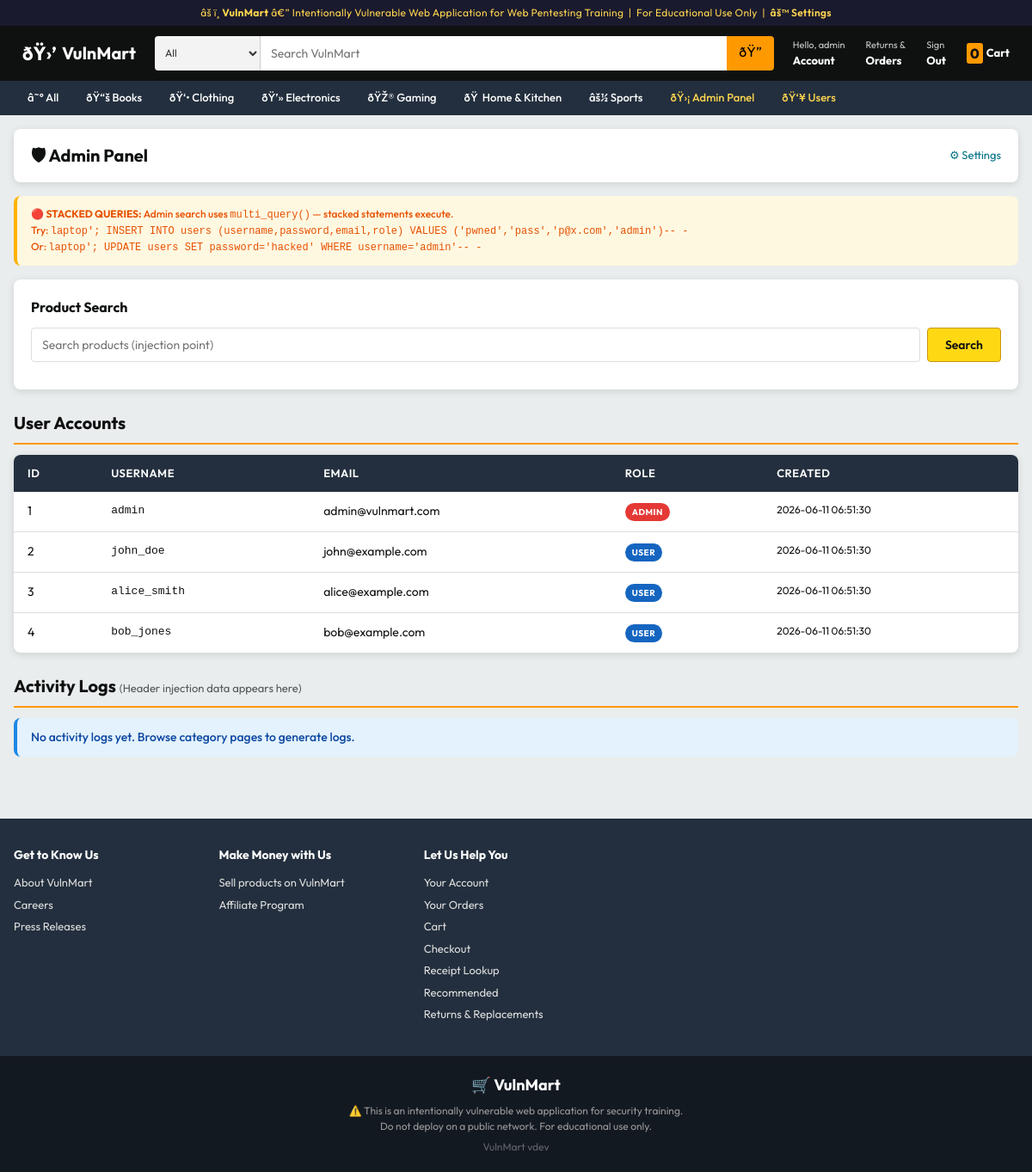
/admin/index.php (signed in), run on the app's committed database.
### tables this page shows
CREATE TABLE categories (
    id INT AUTO_INCREMENT PRIMARY KEY,
    name VARCHAR(50) NOT NULL,
    slug VARCHAR(50) UNIQUE NOT NULL,
    icon VARCHAR(10)
);

CREATE TABLE users (
    id INT AUTO_INCREMENT PRIMARY KEY,
    username VARCHAR(255) UNIQUE NOT NULL,
    password VARCHAR(255) NOT NULL,
    email VARCHAR(100) UNIQUE NOT NULL,
    full_name VARCHAR(100),
    address TEXT,
    phone VARCHAR(20),
    role ENUM('user', 'admin') DEFAULT 'user',
    created_at TIMESTAMP DEFAULT CURRENT_TIMESTAMP
);

### src/config.php (called while the page is built, shortened)
<?php
function getDifficulty(string $page): string {
    try {
        $conn = getDB();
        $stmt = $conn->prepare("SELECT difficulty FROM settings WHERE page = ?");
        $stmt->bind_param("s", $page);
        $stmt->execute();
        $res = $stmt->get_result();
        if ($row = $res->fetch_assoc()) return $row['difficulty'];
    } catch (Exception $e) {}
    return 'low';
}
function isLoggedIn(): bool {
    return isset($_SESSION['user_id']);
}
function isAdmin(): bool {
    return isset($_SESSION['role']) && $_SESSION['role'] === 'admin';
}

### src/includes/db.php (called while the page is built, shortened)
<?php
require_once __DIR__ . '/../config.php';
function getDB(): mysqli {
    static $conn = null;
    if ($conn === null) {
        $conn = new mysqli(DB_HOST, DB_USER, DB_PASS, DB_NAME);
        $conn->set_charset("utf8mb4");
    }
    return $conn;
}

### src/admin/index.php (the view, shortened to what this page needs)
<?php
require_once __DIR__ . '/../config.php';
require_once __DIR__ . '/../includes/db.php';
$conn      = getDB();
$diff      = getDifficulty('admin');
$logResult = [];
$users = [];
$res = $conn->query("SELECT id, username, email, role, created_at FROM users ORDER BY id");
if ($res) while ($r = $res->fetch_assoc()) $users[] = $r;
include __DIR__ . '/../includes/header.php';
?>
<div class="page-header">
    <h1>🛡 Admin Panel</h1>
    <div style="display:flex;align-items:center;gap:12px;">
        <a href="/admin/settings.php" style="color:#007185;font-size:13px;white-space:nowrap;">⚙ Settings</a>
    </div>
</div>
<?php if ($diff === 'low'): ?>
<div class="alert alert-warning" style="font-size:12px;">
    🔴 <strong>STACKED QUERIES:</strong> Admin search uses <code>multi_query()</code> — stacked statements execute.<br>
    Try: <code>laptop'; INSERT INTO users (username,password,email,role) VALUES ('pwned','pass','p@x.com','admin')-- -</code><br>
    Or: <code>laptop'; UPDATE users SET password='hacked' WHERE username='admin'-- -</code>
</div>
<?php elseif (showHints() && $diff === 'medium'): ?>
<div class="alert alert-warning" style="font-size:12px;">
    🟠 <strong>MEDIUM:</strong> Stacked queries blocked (single query only). Try UNION: <code>%' UNION SELECT 1,username,password,4,5,6,7,8,9,10,11 FROM users-- -</code>
</div>
<?php endif; ?>
<div style="background:var(--card-bg);border-radius:var(--radius);box-shadow:var(--shadow);padding:20px;margin-bottom:20px;">
    <h2 style="font-size:16px;font-weight:700;margin-bottom:12px;">Product Search</h2>
    <form method="POST" style="display:flex;gap:8px;margin-bottom:12px;">
        <input type="text" name="admin_search" placeholder="Search products (injection point)"
               value="<?= htmlspecialchars($_POST['admin_search'] ?? '') ?>"
               style="flex:1;padding:8px 12px;border:1px solid var(--border);border-radius:4px;font-family:inherit;font-size:14px;">
        <button type="submit" class="btn btn-primary" style="width:auto;">Search</button>
    </form>
</div>
<div style="margin-bottom:20px;">
    <div class="section-header"><h2 class="section-title">User Accounts</h2></div>
    <table class="data-table">
        <thead><tr><th>ID</th><th>Username</th><th>Email</th><th>Role</th><th>Created</th></tr></thead>
        <tbody>
            <?php foreach ($users as $u): ?>
            <tr>
                <td><?= $u['id'] ?></td>
                <td style="font-family:monospace;font-size:13px;<?= strlen($u['username'])>20?'color:#C62828;':'' ?>"><?= htmlspecialchars($u['username']) ?></td>
                <td><?= htmlspecialchars($u['email']) ?></td>
                <td><span class="diff-badge" style="background:<?= $u['role']==='admin'?'#E53935':'#1565C0' ?>"><?= $u['role'] ?></span></td>
                <td style="font-size:12px;"><?= $u['created_at'] ?></td>
            </tr>
            <?php endforeach; ?>
        </tbody>
    </table>
</div>
<div>
    <div class="section-header">
        <h2 class="section-title">Activity Logs <span style="font-size:13px;font-weight:400;color:var(--text-muted);">(Header injection data appears here)</span></h2>
    </div>
    <?php if (!empty($logResult)): ?>
    <table class="data-table">
        <thead><tr><th>#</th><th>IP Address</th><th>User Agent / Injected Data</th><th>Page</th><th>Time</th></tr></thead>
        <tbody>
            <?php foreach ($logResult as $log): ?>
            <tr>
                <td><?= $log['id'] ?></td>
                <td style="font-family:monospace;font-size:12px;<?= strlen($log['ip_address'])>20?'color:#C62828;font-weight:600;':'' ?>">
                    <?= htmlspecialchars($log['ip_address']) ?>
                </td>
                <td style="font-size:12px;font-family:monospace;max-width:400px;word-break:break-all;<?= strlen($log['user_agent'])>200?'color:#C62828;':'' ?>">
                    <?= htmlspecialchars($log['user_agent']) ?>
                </td>
                <td><?= htmlspecialchars($log['page']) ?></td>
                <td style="font-size:11px;"><?= $log['created_at'] ?></td>
            </tr>
            <?php endforeach; ?>
        </tbody>
    </table>
    <?php else: ?>
    <div class="alert alert-info">No activity logs yet. Browse category pages to generate logs.</div>
    <?php endif; ?>
</div>
<?php include __DIR__ . '/../includes/footer.php'; ?>

### src/includes/header.php (shortened to what this page needs)
<?php
require_once __DIR__ . '/../includes/db.php';
$_cat_icons = [
    'books'        => 'ðŸ“š',
    'clothing'     => 'ðŸ‘•',
    'electronics'  => 'ðŸ’»',
    'gaming'       => 'ðŸŽ®',
    'home-kitchen' => 'ðŸ ',
    'sports'       => 'âš½',
];
$_categories = [];
$_cats = getDB()->query("SELECT * FROM categories ORDER BY name");
if ($_cats) {
    while ($r = $_cats->fetch_assoc()) {
        $r['icon'] = $_cat_icons[$r['slug']] ?? '';
        $_categories[] = $r;
    }
}
?>
<!DOCTYPE html>
<html lang="en">
<head>
    <link rel="stylesheet" href="/assets/css/style.css">
</head>
<body>
<div class="training-banner">
    âš ï¸ <strong>VulnMart</strong> â€” Intentionally Vulnerable Web Application for Web Pentesting Training &nbsp;|&nbsp; For Educational Use Only
    <?php if (isAdmin()): ?>
    &nbsp;|&nbsp; <a href="/admin/settings.php" style="color:#FFD54F;font-weight:600;">âš™ Settings</a>
    <?php endif; ?>
</div>
<header class="site-header">
    <div class="header-inner">
        <a href="/" class="site-logo">
            <span class="logo-icon">ðŸ›’</span>
            <span>VulnMart</span>
        </a>
        <form action="/search.php" method="GET" class="header-search">
            <select name="cat" class="search-cat-select">
                <option value="">All</option>
            </select>
            <input type="text" name="q" placeholder="Search VulnMart"
                   value="<?= isset($_GET['q']) ? htmlspecialchars($_GET['q']) : '' ?>"
                   class="search-input" autocomplete="off">
            <button type="submit" class="search-btn">ðŸ”</button>
        </form>
        <div class="header-actions">
            <?php if (isLoggedIn()): ?>
            <a href="/profile.php" class="header-action-link">
                <span class="action-label">Hello, <?= htmlspecialchars($_SESSION['username']) ?></span>
                <span class="action-main">Account</span>
            </a>
            <a href="/orders.php" class="header-action-link">
                <span class="action-label">Returns &amp;</span>
                <span class="action-main">Orders</span>
            </a>
            <a href="/logout.php" class="header-action-link">
                <span class="action-label">Sign</span>
                <span class="action-main">Out</span>
            </a>
            <?php endif; ?>
            <a href="/cart.php" class="header-cart">
                <span class="cart-qty"><?= array_sum($_SESSION['cart'] ?? []) ?></span>
                <span>Cart</span>
            </a>
        </div>
    </div>
</header>
<nav class="cat-nav">
    <div class="cat-nav-inner">
        <a href="/" class="cat-nav-link">â˜° All</a>
        <?php foreach ($_categories as $c): ?>
        <a href="/category.php?slug=<?= htmlspecialchars($c['slug']) ?>" class="cat-nav-link">
            <?= $c['icon'] ?> <?= htmlspecialchars($c['name']) ?>
        </a>
        <?php endforeach; ?>
        <?php if (isAdmin()): ?>
        <a href="/admin/index.php" class="cat-nav-link cat-nav-admin">ðŸ›¡ Admin Panel</a>
        <a href="/admin/users.php" class="cat-nav-link cat-nav-admin">ðŸ‘¥ Users</a>
        <?php endif; ?>
    </div>
</nav>
<main class="site-main">

### data on the page
categories: icon "ðŸ“š", name "Books"
categories: icon "ðŸ‘•", name "Clothing"
categories: icon "ðŸ’»", name "Electronics"
categories: icon "ðŸŽ®", name "Gaming"
categories: icon "ðŸ", name "Home & Kitchen"
categories: icon "âš½", name "Sports"
users: id "1", username "admin", email "admin@vulnmart.com", role "ADMIN", created_at "2026-06-11 06:51:30"
users: id "2", username "john_doe", email "john@example.com", role "USER", created_at "2026-06-11 06:51:30"
users: id "3", username "alice_smith", email "alice@example.com", role "USER", created_at "2026-06-11 06:51:30"
users: id "4", username "bob_jones", email "bob@example.com", role "USER", created_at "2026-06-11 06:51:30"

### other printed values
$_SESSION['username'] "admin"
array_sum($_SESSION['cart'] ?? []) "0"
defined('VULNMART_VERSION') ? VULNMART_VERSION : 'dev' "dev"
